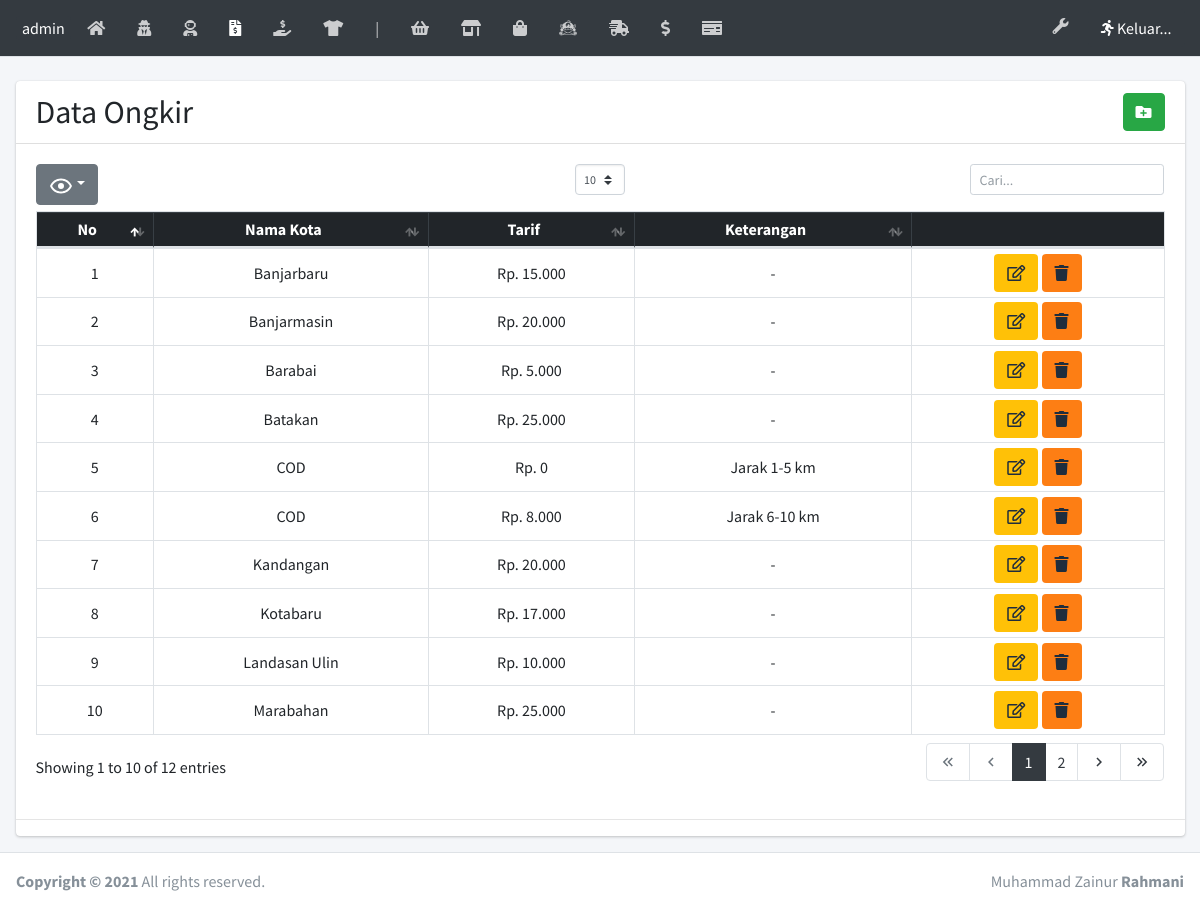
/laman/ongkir.php, run on the app's committed database.
### tables this page shows
CREATE TABLE `ongkir` (
  `idongkir` int(2) NOT NULL,
  `kota` varchar(80) NOT NULL,
  `tarif` int(11) NOT NULL,
  `ket` text NOT NULL
);

### laman/ongkir.php (the view)
<?php require('headernya.php'); error_reporting(0); ?>
  <div class="content-wrapper">
    <br>
    <section class="content">
      <div class="container-fluid">
        <div class="row">
          <div class="col-12">
            <div class="card">
              <div class="card-header">
                <h2 style="display:inline;">Data Ongkir</h2>
                <button style="float: right;margin-left: 5px" class="btn btn-success" type="button" data-toggle="tooltip" data-placement="bottom" title="Tambah"><a href="ongkir_input.php" class="text-white"><i class="fas fa-folder-plus"></i></a></button>
              </div>
              <div class="card-body">
                <table id="dataTables" class="table table-bordered table-hover table-sm">
                  <thead class="table-dark">
                    <tr class="text-center">
                        <th>No</th>
                        <th>Nama Kota</th>
                        <th>Tarif</th>
                        <th>Keterangan</th>
                        <th class="hide"></th>
                    </tr>
                  </thead>
                  <tbody>
                    <?php
                      $no = 1;
                      $query = mysqli_query($kon, "SELECT * FROM ongkir ORDER BY kota ASC");
                      while($data = mysqli_fetch_array($query)){
                        ?>
                          <tr class="text-center">
                          <td><?= $no++ ?></td>
                          <td><?= $data['kota'] ?></td>
                          <td>Rp. <?= number_format($data['tarif'],0,',','.') ?> </td>
                          <td><?= $data['ket'] ? $data['ket'] : '-'  ?></td>
                          <td>
                            <button class="btn bg-warning" type="button"><a href="ongkir_edit.php?idongkir=<?= $data['idongkir'] ?>" class="text-white"><i class="far fa-edit"></i></a></button>
                            <button class="btn bg-orange" onclick="yakin = confirm('Apakah Kamu yakin ingin Menghapus?'); if(yakin){ window.location = 'hapus.php?idongkir=<?= $data['idongkir'] ?>';
                              }" type="button"><i class="fas fa-trash"></i></button>
                          </td>
                        <?php
                      }
                    ?>
                  </tbody>
                </table>
              </div>
              <hr>
            </div>
          </div>
        </div>
      </div>
    </section>
  </div>
<?php require('footernya.php') ?>

### data on the page
ongkir: kota "Banjarbaru", tarif "15.000"
ongkir: kota "Banjarmasin", tarif "20.000"
ongkir: kota "Barabai", tarif "5.000"
ongkir: kota "Batakan", tarif "25.000"
ongkir: kota "COD", tarif "0", ket "Jarak 1-5 km"
ongkir: kota "COD", tarif "8.000", ket "Jarak 6-10 km"
ongkir: kota "Kandangan", tarif "20.000"
ongkir: kota "Kotabaru", tarif "17.000"
ongkir: kota "Landasan Ulin", tarif "10.000"
ongkir: kota "Marabahan", tarif "25.000"
